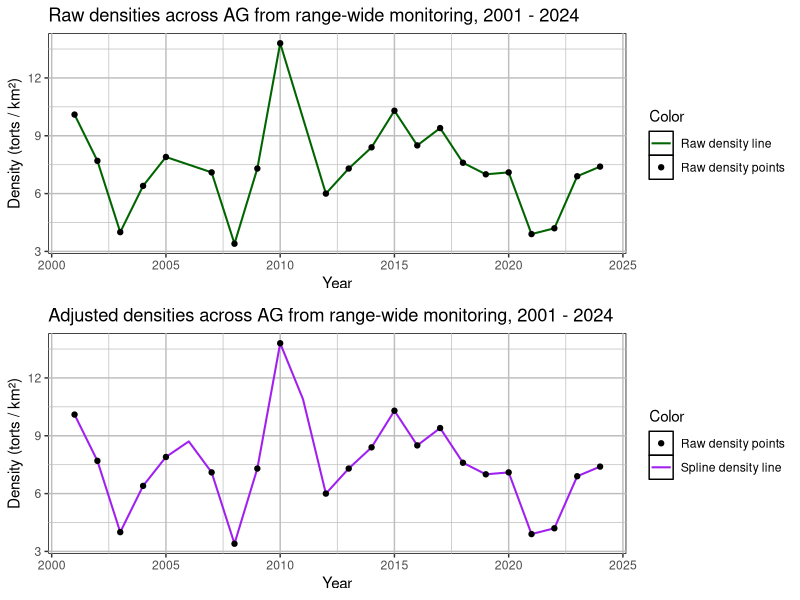
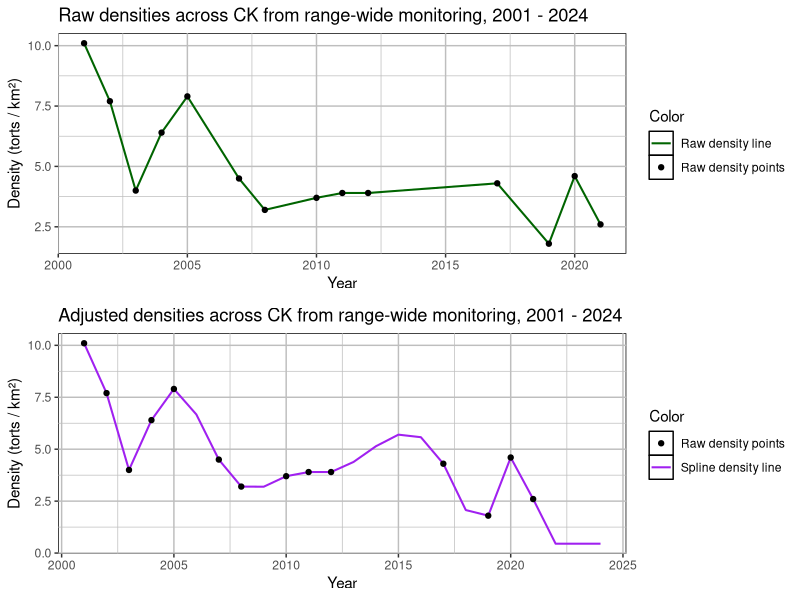
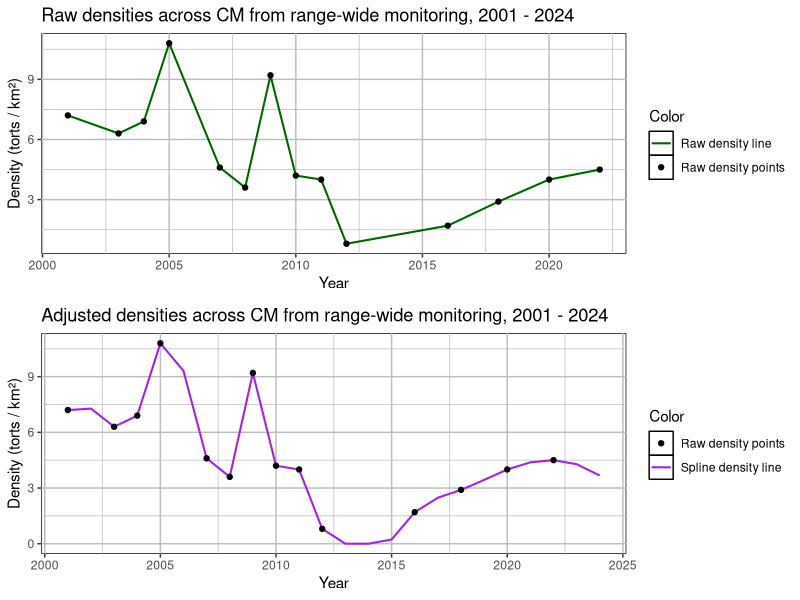
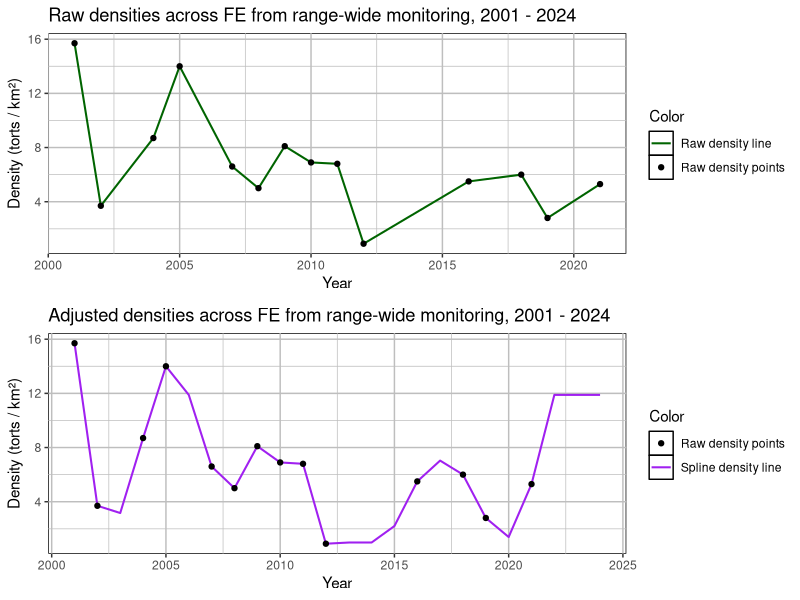
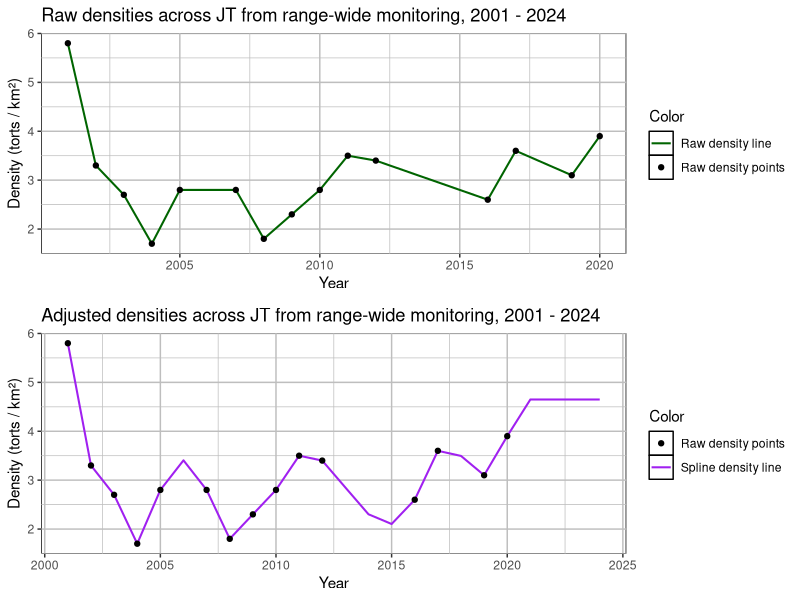
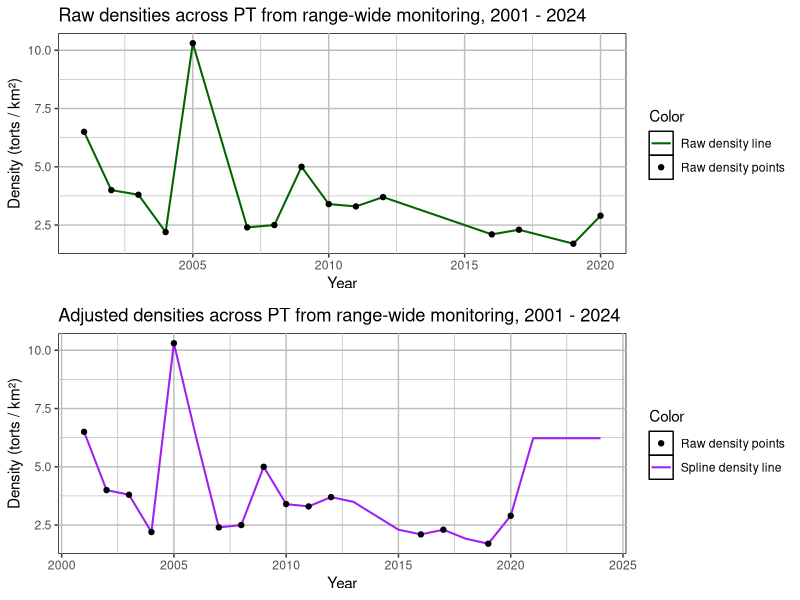
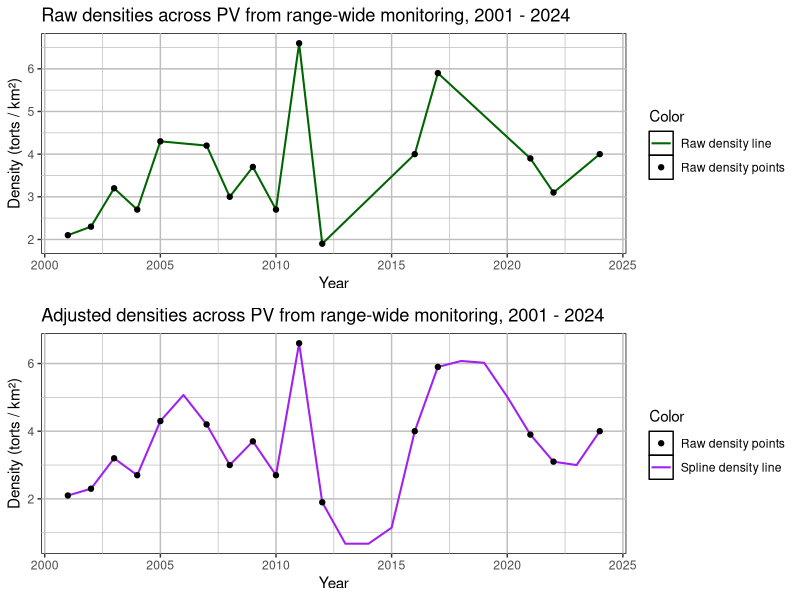
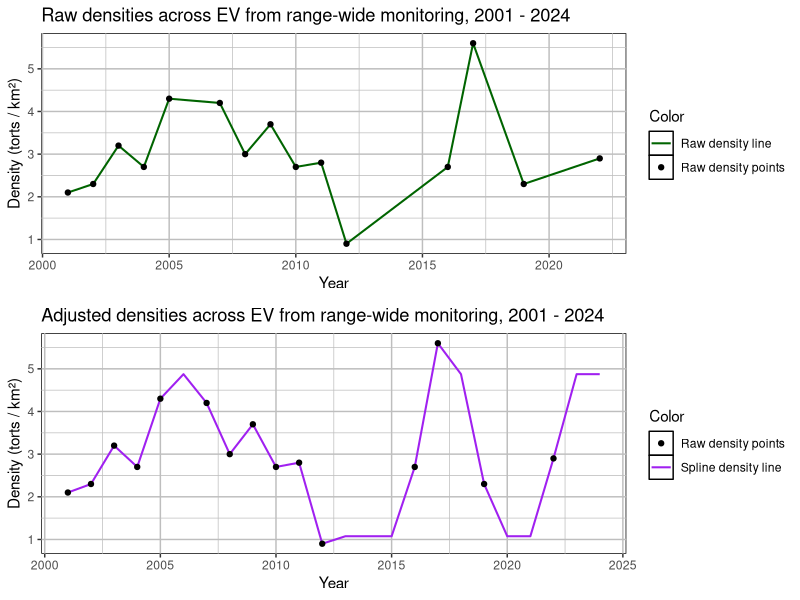

Here is the R script that generated these plots, in order:
library(dplyr)
library(ggplot2)
library(gridExtra)

############################ SPLINE INTERPOLATION ##############################

# Import data
raw_densities <- read.csv('./data/density/density_data_raw.csv')
strata <- colnames(raw_densities)[colnames(raw_densities) != 'Year']

# Set up adjusted density data frame
adj_densities <- data.frame(matrix(
  nrow = dim(raw_densities)[1],
  ncol = dim(raw_densities)[2]
))
colnames(adj_densities) <- colnames(raw_densities)
adj_densities$Year <- raw_densities$Year

# Prepare to count missing years
num_na <- vector(mode = "list", length = length(strata))
names(num_na) <- strata

# Iterate through strata
for (i in 2:(dim(raw_densities)[2])) {
  
  # Filter data
  ts <- raw_densities[,c(1, i)]
  stratum <- colnames(ts)[2]
  years <- as.matrix(ts)[,1]
  densities <- as.matrix(ts)[,2]
  
  # Count how many missing years there are
  where_na <- is.na(densities)
  num_na[[stratum]] <- sum(where_na)
  
  # Fit spline function
  fit <- spline(x = years, y = densities, xout = years)$y
  
  # Remove negative values from interpolation and remove outliers from spline
  fit[fit < 0] <- 0
  lower <- quantile(densities, 0.25, na.rm = TRUE) - 1.5 * IQR(densities, na.rm = TRUE)
  upper <- quantile(densities, 0.75, na.rm = TRUE) + 1.5 * IQR(densities, na.rm = TRUE)
  fit[where_na & fit < lower] <- lower
  fit[where_na & fit > upper] <- upper
  
  # Add results to dataframe
  adj_densities[stratum] <- lapply(fit, round, 1) |>
    unlist()
  
  # Plot raw densities
  raw_df <- data.frame(years = years, densities = densities) |>
    dplyr::filter(!is.na(densities))
  colors <- c('Raw density line' = 'darkgreen', 'Raw density points' = 'black')
  raw_plot <- ggplot(data = raw_df, aes(x = years)) +
    geom_line(aes(y = densities, color = 'Raw density line'), linewidth = 0.7) + 
    geom_point(aes(y = densities, color = 'Raw density points')) +
    labs(x = 'Year', y = 'Density (torts / km²)', color = 'Color',
         title = paste0('Raw densities across ', stratum, ' from range-wide monitoring, 2001 - 2024')) +
    theme(panel.grid = element_line(color = 'grey'),
          panel.background = element_rect(fill = 'white', colour = 'black')) +
    scale_color_manual(values = colors)
  
  # Plot adjusted densities
  adj_df <- data.frame(years = years, densities = fit, points = densities)
  colors <- c('Spline density line' = 'purple', 'Raw density points' = 'black')
  adj_plot <- ggplot(data = adj_df, aes(x = years)) +
    geom_line(aes(y = densities, color = 'Spline density line'), linewidth = 0.7) + 
    geom_point(aes(y = points, color = 'Raw density points')) +
    labs(x = 'Year', y = 'Density (torts / km²)', color = 'Color',
         title = paste0('Adjusted densities across ', stratum, ' from range-wide monitoring, 2001 - 2024')) +
    theme(panel.grid = element_line(color = 'grey'),
          panel.background = element_rect(fill = 'white', colour = 'black')) +
    scale_color_manual(values = colors)
  
  # Put both plots together
  combined_plot <- grid.arrange(raw_plot, adj_plot, ncol = 1)
  
  # Export
  ggsave(paste0('./figures/spline/splineComparison', stratum, '.png'), 
         combined_plot, width = 8, height = 5, units = 'in')
}

# Clean up
rm(i, ts, stratum, years, densities, fit, adj_df, adj_plot, combined_plot,
   raw_df, raw_plot, colors, lower, upper, where_na)

# Export data
write.csv(adj_densities, './data/density/densitiesAdj.csv', row.names = FALSE, quote = FALSE)
